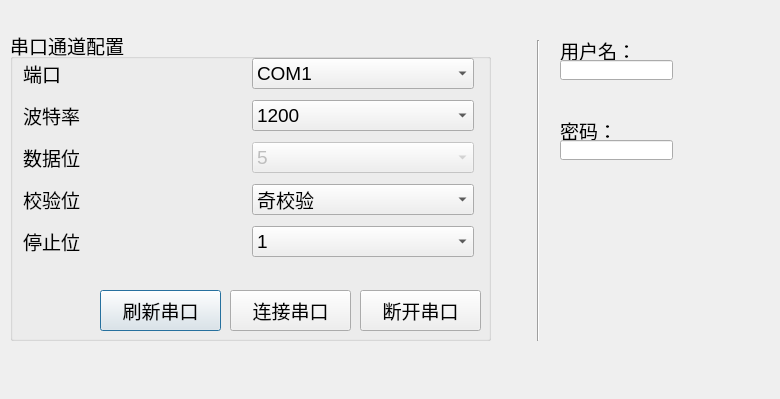
<?xml version="1.0" encoding="UTF-8"?>
<ui version="4.0">
 <class>ComSetrDlg</class>
 <widget class="QDialog" name="ComSetrDlg">
  <property name="geometry">
   <rect>
    <x>0</x>
    <y>0</y>
    <width>780</width>
    <height>399</height>
   </rect>
  </property>
  <property name="windowTitle">
   <string>Dialog</string>
  </property>
  <widget class="QGroupBox" name="groupBox">
   <property name="geometry">
    <rect>
     <x>10</x>
     <y>30</y>
     <width>481</width>
     <height>311</height>
    </rect>
   </property>
   <property name="font">
    <font>
     <family>Arial</family>
     <pointsize>14</pointsize>
    </font>
   </property>
   <property name="title">
    <string>串口通道配置</string>
   </property>
   <widget class="QWidget" name="layoutWidget">
    <property name="geometry">
     <rect>
      <x>13</x>
      <y>23</y>
      <width>451</width>
      <height>211</height>
     </rect>
    </property>
    <layout class="QVBoxLayout" name="verticalLayout">
     <item>
      <layout class="QHBoxLayout" name="horizontalLayout">
       <item>
        <widget class="QLabel" name="label_com">
         <property name="text">
          <string>端口</string>
         </property>
        </widget>
       </item>
       <item>
        <widget class="QComboBox" name="com_type">
         <item>
          <property name="text">
           <string>COM1</string>
          </property>
         </item>
         <item>
          <property name="text">
           <string>COM2</string>
          </property>
         </item>
         <item>
          <property name="text">
           <string>COM3</string>
          </property>
         </item>
         <item>
          <property name="text">
           <string>COM4</string>
          </property>
         </item>
         <item>
          <property name="text">
           <string>COM5</string>
          </property>
         </item>
         <item>
          <property name="text">
           <string>COM6</string>
          </property>
         </item>
         <item>
          <property name="text">
           <string>COM7</string>
          </property>
         </item>
         <item>
          <property name="text">
           <string>COM8</string>
          </property>
         </item>
         <item>
          <property name="text">
           <string>COM9</string>
          </property>
         </item>
         <item>
          <property name="text">
           <string>COM10</string>
          </property>
         </item>
         <item>
          <property name="text">
           <string>COM11</string>
          </property>
         </item>
         <item>
          <property name="text">
           <string>COM12</string>
          </property>
         </item>
         <item>
          <property name="text">
           <string>COM13</string>
          </property>
         </item>
         <item>
          <property name="text">
           <string>COM14</string>
          </property>
         </item>
         <item>
          <property name="text">
           <string>COM15</string>
          </property>
         </item>
        </widget>
       </item>
      </layout>
     </item>
     <item>
      <layout class="QHBoxLayout" name="horizontalLayout_2">
       <item>
        <widget class="QLabel" name="label_btv">
         <property name="text">
          <string>波特率</string>
         </property>
        </widget>
       </item>
       <item>
        <widget class="QComboBox" name="btv_type">
         <property name="currentText">
          <string>1200</string>
         </property>
         <item>
          <property name="text">
           <string>1200</string>
          </property>
         </item>
         <item>
          <property name="text">
           <string>2400</string>
          </property>
         </item>
         <item>
          <property name="text">
           <string>4800</string>
          </property>
         </item>
         <item>
          <property name="text">
           <string>9600</string>
          </property>
         </item>
         <item>
          <property name="text">
           <string>19200</string>
          </property>
         </item>
         <item>
          <property name="text">
           <string>38400</string>
          </property>
         </item>
         <item>
          <property name="text">
           <string>57600</string>
          </property>
         </item>
         <item>
          <property name="text">
           <string>115200</string>
          </property>
         </item>
        </widget>
       </item>
      </layout>
     </item>
     <item>
      <layout class="QHBoxLayout" name="horizontalLayout_3">
       <item>
        <widget class="QLabel" name="label_sjw">
         <property name="text">
          <string>数据位</string>
         </property>
        </widget>
       </item>
       <item>
        <widget class="QComboBox" name="sjw_type">
         <property name="enabled">
          <bool>false</bool>
         </property>
         <property name="editable">
          <bool>false</bool>
         </property>
         <property name="currentText">
          <string>5</string>
         </property>
         <item>
          <property name="text">
           <string>5</string>
          </property>
         </item>
         <item>
          <property name="text">
           <string>6</string>
          </property>
         </item>
         <item>
          <property name="text">
           <string>7</string>
          </property>
         </item>
         <item>
          <property name="text">
           <string>8</string>
          </property>
         </item>
        </widget>
       </item>
      </layout>
     </item>
     <item>
      <layout class="QHBoxLayout" name="horizontalLayout_4">
       <item>
        <widget class="QLabel" name="label_jyw">
         <property name="text">
          <string>校验位</string>
         </property>
        </widget>
       </item>
       <item>
        <widget class="QComboBox" name="jyw_type">
         <property name="currentText">
          <string>奇校验</string>
         </property>
         <item>
          <property name="text">
           <string>奇校验</string>
          </property>
         </item>
         <item>
          <property name="text">
           <string>偶校验</string>
          </property>
         </item>
         <item>
          <property name="text">
           <string>Mark</string>
          </property>
         </item>
         <item>
          <property name="text">
           <string>空格校验</string>
          </property>
         </item>
         <item>
          <property name="text">
           <string>无校验</string>
          </property>
         </item>
        </widget>
       </item>
      </layout>
     </item>
     <item>
      <layout class="QHBoxLayout" name="horizontalLayout_5">
       <item>
        <widget class="QLabel" name="label_tzw">
         <property name="text">
          <string>停止位</string>
         </property>
        </widget>
       </item>
       <item>
        <widget class="QComboBox" name="comboBox_tzw">
         <item>
          <property name="text">
           <string>1</string>
          </property>
         </item>
         <item>
          <property name="text">
           <string>1.5</string>
          </property>
         </item>
         <item>
          <property name="text">
           <string>2</string>
          </property>
         </item>
        </widget>
       </item>
      </layout>
     </item>
    </layout>
   </widget>
   <widget class="QPushButton" name="m_refresh">
    <property name="geometry">
     <rect>
      <x>90</x>
      <y>260</y>
      <width>121</width>
      <height>41</height>
     </rect>
    </property>
    <property name="text">
     <string>刷新串口</string>
    </property>
   </widget>
   <widget class="QPushButton" name="m_link">
    <property name="geometry">
     <rect>
      <x>220</x>
      <y>260</y>
      <width>121</width>
      <height>41</height>
     </rect>
    </property>
    <property name="text">
     <string>连接串口</string>
    </property>
   </widget>
   <widget class="QPushButton" name="m_disconnect">
    <property name="geometry">
     <rect>
      <x>350</x>
      <y>260</y>
      <width>121</width>
      <height>41</height>
     </rect>
    </property>
    <property name="text">
     <string>断开串口</string>
    </property>
   </widget>
  </widget>
  <widget class="QLabel" name="label">
   <property name="geometry">
    <rect>
     <x>560</x>
     <y>40</y>
     <width>71</width>
     <height>20</height>
    </rect>
   </property>
   <property name="font">
    <font>
     <family>Arial</family>
     <pointsize>14</pointsize>
    </font>
   </property>
   <property name="text">
    <string>用户名：</string>
   </property>
  </widget>
  <widget class="QLineEdit" name="m_admin">
   <property name="geometry">
    <rect>
     <x>560</x>
     <y>60</y>
     <width>113</width>
     <height>20</height>
    </rect>
   </property>
  </widget>
  <widget class="QLabel" name="label_2">
   <property name="geometry">
    <rect>
     <x>560</x>
     <y>120</y>
     <width>54</width>
     <height>20</height>
    </rect>
   </property>
   <property name="font">
    <font>
     <family>Arial</family>
     <pointsize>14</pointsize>
    </font>
   </property>
   <property name="text">
    <string>密码：</string>
   </property>
  </widget>
  <widget class="QLineEdit" name="m_password">
   <property name="geometry">
    <rect>
     <x>560</x>
     <y>140</y>
     <width>113</width>
     <height>20</height>
    </rect>
   </property>
  </widget>
  <widget class="Line" name="line">
   <property name="geometry">
    <rect>
     <x>530</x>
     <y>40</y>
     <width>16</width>
     <height>301</height>
    </rect>
   </property>
   <property name="orientation">
    <enum>Qt::Vertical</enum>
   </property>
  </widget>
 </widget>
 <resources/>
 <connections/>
</ui>
